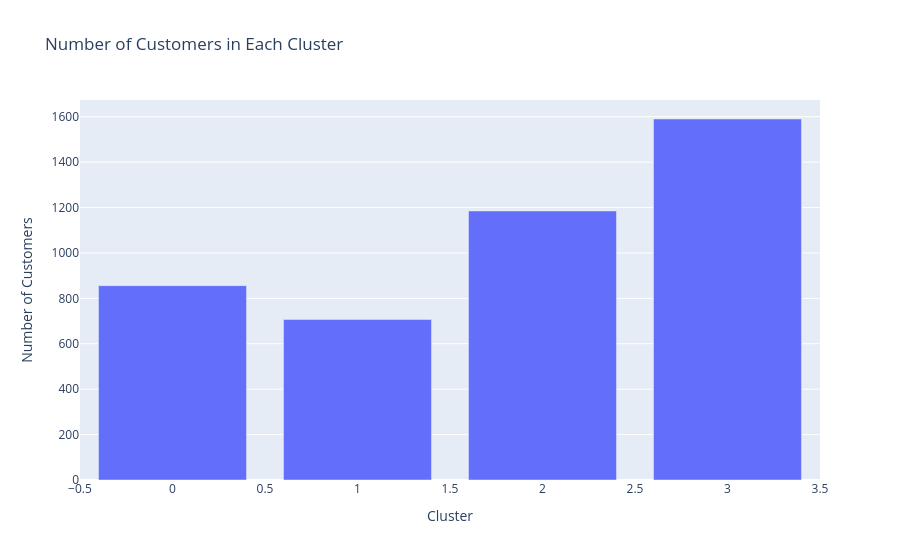

Notebook code for this chart:
### Code cell
fig = px.bar(
    x=cluster_counts.index,
    y=cluster_counts.values,
    labels={"x": "Cluster", "y": "Number of Customers"},
    title="Number of Customers in Each Cluster"
)

fig.show();

### Figure 1 — Plotly figure (JSON) as saved in the notebook; plotly's stock layout.template omitted (floating-point values rounded to 4 significant figures)
{"data": [{"alignmentgroup": "True", "hovertemplate": "Cluster=%{x}<br>Number of Customers=%{y}<extra></extra>", "legendgroup": "", "marker": {"color": "#636efa", "pattern": {"shape": ""}}, "name": "", "offsetgroup": "", "orientation": "v", "showlegend": false, "textposition": "auto", "type": "bar", "x": [0, 1, 2, 3], "xaxis": "x", "y": [856, 707, 1185, 1590], "yaxis": "y"}], "layout": {"barmode": "relative", "legend": {"tracegroupgap": 0}, "title": {"text": "Number of Customers in Each Cluster"}, "xaxis": {"anchor": "y", "domain": [0, 1], "title": {"text": "Cluster"}}, "yaxis": {"anchor": "x", "domain": [0, 1], "title": {"text": "Number of Customers"}}}}
